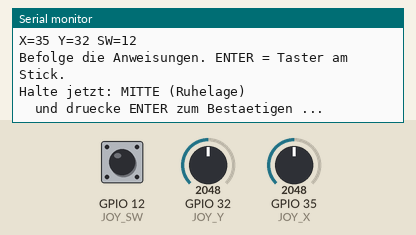
This sketch was run on a simulated ESP32. Shown: the last lines printed to the serial monitor. Inputs (shaded band) come from the test bench; at power-on: GPIO 12 (JOY_SW) HIGH, GPIO 32 (JOY_Y) = 2048, GPIO 35 (JOY_X) = 2048 (analog values on the 0–4095 scale).

Above: at 0.8 s.
0.9 s: GPIO 12 (JOY_SW) pulled LOW for 0.15 s
At 2.7 s:
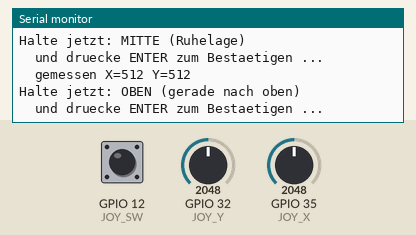
3.0 s: GPIO 12 (JOY_SW) pulled LOW for 1 s
At 4.0 s:
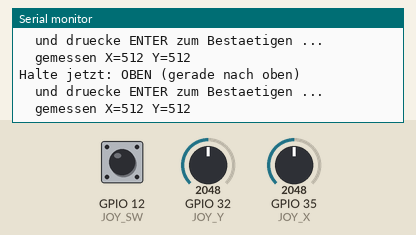
5.6 s: GPIO 12 (JOY_SW) pulled LOW for 0.15 s
At 6.7 s:
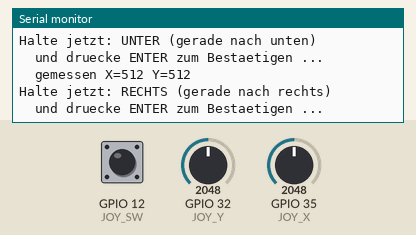
7.7 s: GPIO 12 (JOY_SW) pulled LOW for 1 s
At 10.0 s:
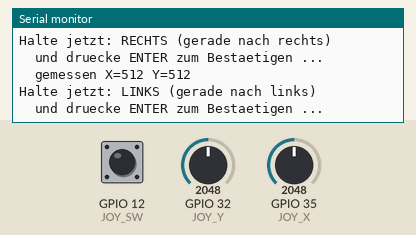
10.3 s: GPIO 12 (JOY_SW) pulled LOW for 3.2 s
At 13.72 s:
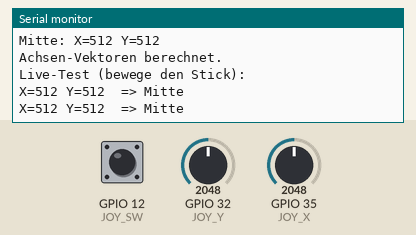
15.1 s: GPIO 32 (JOY_Y) set to 2866
At 15.12 s:
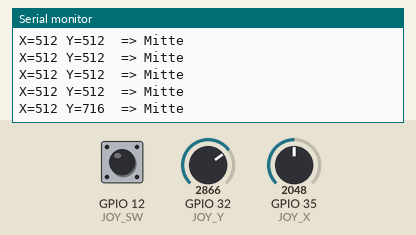

The sketch:

JoystickKalibrierung.ino
```cpp
#include <Arduino.h>

#define JOY_X 35
#define JOY_Y 32
#define JOY_SW 12

#define RANGE 150
#define SAMPLE_MS 500

float midX = 512.0f;
float midY = 512.0f;

// Normalisierte Achsenrichtungs-Vektoren aus der Kalibrierung
float vertVx = 0.0f;
float vertVy = 0.0f;
float horizVx = 0.0f;
float horizVy = 0.0f;

bool waitPress() {
  while (digitalRead(JOY_SW) != LOW) { delay(10); }
  delay(50);
  return true;
}

void waitRelease() {
  while (digitalRead(JOY_SW) == LOW) { delay(10); }
  delay(100);
}

void sample(int* outX, int* outY) {
  long sx = 0, sy = 0;
  int n = 0;
  unsigned long t = millis();
  while (millis() - t < SAMPLE_MS) {
    sx += analogRead(JOY_X);
    sy += analogRead(JOY_Y);
    n++;
    delay(2);
  }
  *outX = (int)(sx / n);
  *outY = (int)(sy / n);
}

int centerX = 0, centerY = 0;
int upX, upY, downX, downY, leftX, leftY, rightX, rightY;

void calStep(const char* msg, int* x, int* y) {
  Serial.print("Halte jetzt: ");
  Serial.println(msg);
  Serial.println("  und druecke ENTER zum Bestaetigen ...");
  waitPress();
  sample(x, y);
  Serial.print("  gemessen X=");
  Serial.print(*x);
  Serial.print(" Y=");
  Serial.println(*y);
  waitRelease();
}

void setup() {
  Serial.begin(115200);
  while (!Serial) {}
  analogReadResolution(10);
  pinMode(JOY_X, INPUT);
  pinMode(JOY_Y, INPUT);
  pinMode(JOY_SW, INPUT_PULLUP);

  Serial.println("");
  Serial.println("===== Joystick Auto-Kalibrierung (Vektor) =====");
  Serial.println("X=35 Y=32 SW=12");
  Serial.println("Befolge die Anweisungen. ENTER = Taster am Stick.");
  Serial.println("");

  calStep("MITTE (Ruhelage)", &centerX, &centerY);
  calStep("OBEN (gerade nach oben)", &upX, &upY);
  calStep("UNTER (gerade nach unten)", &downX, &downY);
  calStep("RECHTS (gerade nach rechts)", &rightX, &rightY);
  calStep("LINKS (gerade nach links)", &leftX, &leftY);

  midX = (centerX == 0) ? 512.0f : (float)centerX;
  midY = (centerY == 0) ? 512.0f : (float)centerY;

  // Vertikale Achse aus OBEN - UNTER
  float vx = (float)(upX - downX);
  float vy = (float)(upY - downY);
  float vl = sqrt(vx * vx + vy * vy);
  if (vl > 0) { vertVx = vx / vl; vertVy = vy / vl; }

  // Horizontale Achse aus RECHTS - LINKS
  float hx = (float)(rightX - leftX);
  float hy = (float)(rightY - leftY);
  float hl = sqrt(hx * hx + hy * hy);
  if (hl > 0) { horizVx = hx / hl; horizVy = hy / hl; }

  Serial.println("");
  Serial.println("===== Kalibrierung fertig =====");
  Serial.print("Mitte: X=");
  Serial.print((int)midX);
  Serial.print(" Y=");
  Serial.println((int)midY);
  Serial.println("Achsen-Vektoren berechnet.");
  Serial.println("");
  Serial.println("Live-Test (bewege den Stick):");
}

void loop() {
  float x = (float)analogRead(JOY_X);
  float y = (float)analogRead(JOY_Y);
  bool pressed = (digitalRead(JOY_SW) == LOW);

  float dx = x - midX;
  float dy = y - midY;

  // Projektion auf die beiden kalibrierten Achsen
  float pv = dx * vertVx + dy * vertVy;   // positiv = OBEN
  float ph = dx * horizVx + dy * horizVy; // positiv = RECHTS

  Serial.print("X=");
  Serial.print((int)x);
  Serial.print(" Y=");
  Serial.print((int)y);
  Serial.print("  => ");

  if (pressed) {
    Serial.println("ENTER");
  } else if (abs(pv) > RANGE || abs(ph) > RANGE) {
    if (abs(pv) >= abs(ph)) {
      Serial.println(pv > 0 ? "UP" : "DOWN");
    } else {
      Serial.println(ph > 0 ? "RIGHT" : "LEFT");
    }
  } else {
    Serial.println("Mitte");
  }
  delay(100);
}
```

Measured:
- after the input at 0.9 s, the serial monitor: prints a new line after 0.55 s (image 1)
- after the input at 5.6 s, the serial monitor: prints a new line after 0.66 s (image 3)
- after the input at 7.7 s, the serial monitor: prints a new line after 1.1 s (image 4)
- after the input at 10.3 s, the serial monitor: prints a new line after 3.3 s (image 5)
- after the input at 15.1 s, the serial monitor: prints a new line at once (image 6)
